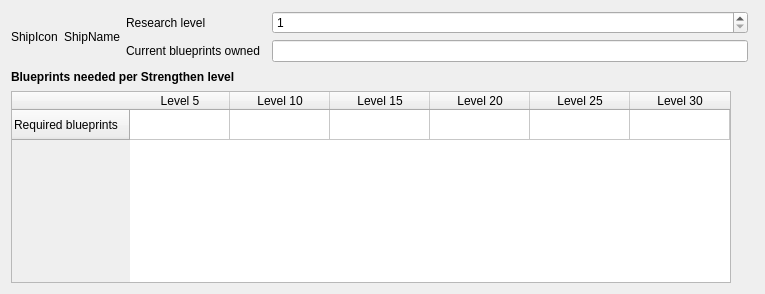
<?xml version="1.0" encoding="UTF-8"?>
<ui version="4.0">
 <class>ResearchWidget</class>
 <widget class="QWidget" name="ResearchWidget">
  <property name="geometry">
   <rect>
    <x>0</x>
    <y>0</y>
    <width>765</width>
    <height>294</height>
   </rect>
  </property>
  <property name="windowTitle">
   <string>Form</string>
  </property>
  <layout class="QGridLayout" name="gridLayout">
   <item row="0" column="1" rowspan="2">
    <widget class="QLabel" name="shipNameLabel">
     <property name="text">
      <string>ShipName</string>
     </property>
    </widget>
   </item>
   <item row="1" column="2">
    <widget class="QLabel" name="currentBpLabel">
     <property name="text">
      <string>Current blueprints owned</string>
     </property>
    </widget>
   </item>
   <item row="0" column="0" rowspan="2">
    <widget class="QLabel" name="shipIconLabel">
     <property name="text">
      <string>ShipIcon</string>
     </property>
    </widget>
   </item>
   <item row="3" column="0" colspan="6">
    <widget class="QTableWidget" name="strengthenLevelTableWidget">
     <property name="sizePolicy">
      <sizepolicy hsizetype="Maximum" vsizetype="Maximum">
       <horstretch>0</horstretch>
       <verstretch>0</verstretch>
      </sizepolicy>
     </property>
     <property name="minimumSize">
      <size>
       <width>720</width>
       <height>55</height>
      </size>
     </property>
     <property name="baseSize">
      <size>
       <width>0</width>
       <height>0</height>
      </size>
     </property>
     <property name="verticalScrollMode">
      <enum>QAbstractItemView::ScrollPerPixel</enum>
     </property>
     <property name="horizontalScrollMode">
      <enum>QAbstractItemView::ScrollPerPixel</enum>
     </property>
     <property name="rowCount">
      <number>1</number>
     </property>
     <property name="columnCount">
      <number>6</number>
     </property>
     <attribute name="horizontalHeaderVisible">
      <bool>true</bool>
     </attribute>
     <attribute name="verticalHeaderVisible">
      <bool>true</bool>
     </attribute>
     <row>
      <property name="text">
       <string>Required blueprints</string>
      </property>
     </row>
     <column>
      <property name="text">
       <string>Level 5</string>
      </property>
     </column>
     <column>
      <property name="text">
       <string>Level 10</string>
      </property>
     </column>
     <column>
      <property name="text">
       <string>Level 15</string>
      </property>
     </column>
     <column>
      <property name="text">
       <string>Level 20</string>
      </property>
     </column>
     <column>
      <property name="text">
       <string>Level 25</string>
      </property>
     </column>
     <column>
      <property name="text">
       <string>Level 30</string>
      </property>
     </column>
    </widget>
   </item>
   <item row="0" column="2">
    <widget class="QLabel" name="researchLevelLabel">
     <property name="text">
      <string>Research level</string>
     </property>
    </widget>
   </item>
   <item row="2" column="0" colspan="6">
    <widget class="QLabel" name="bpNeededPerLevelTitleLabel">
     <property name="font">
      <font>
       <weight>75</weight>
       <bold>true</bold>
      </font>
     </property>
     <property name="text">
      <string>Blueprints needed per Strengthen level</string>
     </property>
    </widget>
   </item>
   <item row="1" column="4">
    <widget class="QLineEdit" name="currentBpLineEdit"/>
   </item>
   <item row="0" column="4">
    <widget class="QSpinBox" name="researchLevelSpinBox">
     <property name="minimum">
      <number>1</number>
     </property>
     <property name="maximum">
      <number>30</number>
     </property>
    </widget>
   </item>
  </layout>
 </widget>
 <resources/>
 <connections/>
</ui>
